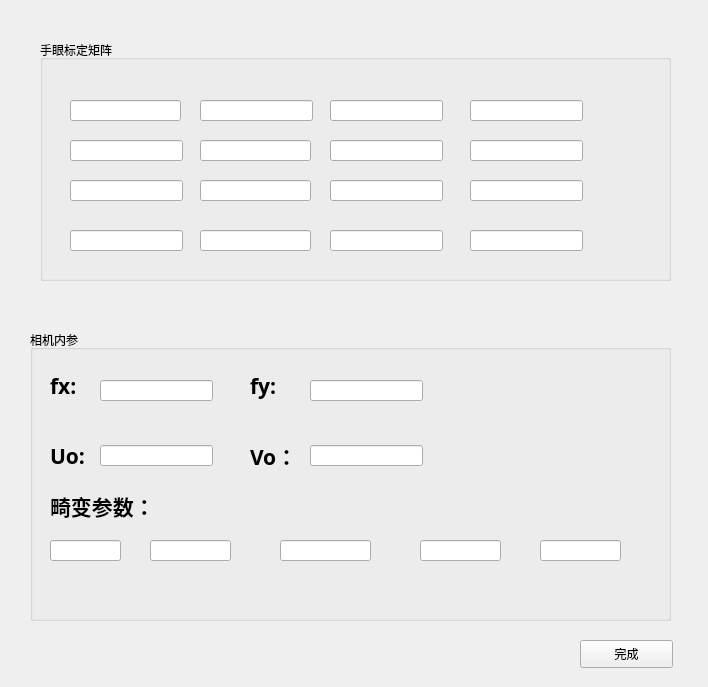
<?xml version="1.0" encoding="UTF-8"?>
<ui version="4.0">
 <class>parameter_initial</class>
 <widget class="QWidget" name="parameter_initial">
  <property name="geometry">
   <rect>
    <x>0</x>
    <y>0</y>
    <width>708</width>
    <height>687</height>
   </rect>
  </property>
  <property name="windowTitle">
   <string>参数初始化</string>
  </property>
  <widget class="QGroupBox" name="groupBox">
   <property name="geometry">
    <rect>
     <x>40</x>
     <y>40</y>
     <width>631</width>
     <height>241</height>
    </rect>
   </property>
   <property name="title">
    <string>手眼标定矩阵</string>
   </property>
   <widget class="QLineEdit" name="lineEdit_1">
    <property name="geometry">
     <rect>
      <x>30</x>
      <y>60</y>
      <width>111</width>
      <height>21</height>
     </rect>
    </property>
   </widget>
   <widget class="QLineEdit" name="lineEdit_2">
    <property name="geometry">
     <rect>
      <x>160</x>
      <y>60</y>
      <width>113</width>
      <height>21</height>
     </rect>
    </property>
   </widget>
   <widget class="QLineEdit" name="lineEdit_3">
    <property name="geometry">
     <rect>
      <x>290</x>
      <y>60</y>
      <width>113</width>
      <height>21</height>
     </rect>
    </property>
   </widget>
   <widget class="QLineEdit" name="lineEdit_4">
    <property name="geometry">
     <rect>
      <x>430</x>
      <y>60</y>
      <width>113</width>
      <height>21</height>
     </rect>
    </property>
   </widget>
   <widget class="QLineEdit" name="lineEdit_6">
    <property name="geometry">
     <rect>
      <x>160</x>
      <y>100</y>
      <width>111</width>
      <height>21</height>
     </rect>
    </property>
   </widget>
   <widget class="QLineEdit" name="lineEdit_7">
    <property name="geometry">
     <rect>
      <x>290</x>
      <y>100</y>
      <width>113</width>
      <height>21</height>
     </rect>
    </property>
   </widget>
   <widget class="QLineEdit" name="lineEdit_8">
    <property name="geometry">
     <rect>
      <x>430</x>
      <y>100</y>
      <width>113</width>
      <height>21</height>
     </rect>
    </property>
   </widget>
   <widget class="QLineEdit" name="lineEdit_10">
    <property name="geometry">
     <rect>
      <x>160</x>
      <y>140</y>
      <width>111</width>
      <height>21</height>
     </rect>
    </property>
   </widget>
   <widget class="QLineEdit" name="lineEdit_11">
    <property name="geometry">
     <rect>
      <x>290</x>
      <y>140</y>
      <width>113</width>
      <height>21</height>
     </rect>
    </property>
   </widget>
   <widget class="QLineEdit" name="lineEdit_12">
    <property name="geometry">
     <rect>
      <x>430</x>
      <y>140</y>
      <width>113</width>
      <height>21</height>
     </rect>
    </property>
   </widget>
   <widget class="QLineEdit" name="lineEdit_14">
    <property name="geometry">
     <rect>
      <x>160</x>
      <y>190</y>
      <width>111</width>
      <height>21</height>
     </rect>
    </property>
   </widget>
   <widget class="QLineEdit" name="lineEdit_15">
    <property name="geometry">
     <rect>
      <x>290</x>
      <y>190</y>
      <width>113</width>
      <height>21</height>
     </rect>
    </property>
   </widget>
   <widget class="QLineEdit" name="lineEdit_16">
    <property name="geometry">
     <rect>
      <x>430</x>
      <y>190</y>
      <width>113</width>
      <height>21</height>
     </rect>
    </property>
   </widget>
   <widget class="QLineEdit" name="lineEdit_9">
    <property name="geometry">
     <rect>
      <x>30</x>
      <y>140</y>
      <width>113</width>
      <height>21</height>
     </rect>
    </property>
   </widget>
   <widget class="QLineEdit" name="lineEdit_5">
    <property name="geometry">
     <rect>
      <x>30</x>
      <y>100</y>
      <width>113</width>
      <height>21</height>
     </rect>
    </property>
   </widget>
   <widget class="QLineEdit" name="lineEdit_13">
    <property name="geometry">
     <rect>
      <x>30</x>
      <y>190</y>
      <width>113</width>
      <height>21</height>
     </rect>
    </property>
   </widget>
  </widget>
  <widget class="QGroupBox" name="groupBox_2">
   <property name="geometry">
    <rect>
     <x>30</x>
     <y>330</y>
     <width>641</width>
     <height>291</height>
    </rect>
   </property>
   <property name="title">
    <string>相机内参</string>
   </property>
   <widget class="QLabel" name="label">
    <property name="geometry">
     <rect>
      <x>20</x>
      <y>40</y>
      <width>31</width>
      <height>31</height>
     </rect>
    </property>
    <property name="font">
     <font>
      <family>Footlight MT Light</family>
      <pointsize>16</pointsize>
      <weight>75</weight>
      <bold>true</bold>
     </font>
    </property>
    <property name="text">
     <string>fx:</string>
    </property>
   </widget>
   <widget class="QLineEdit" name="intrinsicLine1">
    <property name="geometry">
     <rect>
      <x>70</x>
      <y>50</y>
      <width>113</width>
      <height>21</height>
     </rect>
    </property>
   </widget>
   <widget class="QLineEdit" name="intrinsicLine2">
    <property name="geometry">
     <rect>
      <x>280</x>
      <y>50</y>
      <width>113</width>
      <height>21</height>
     </rect>
    </property>
   </widget>
   <widget class="QLabel" name="label_2">
    <property name="geometry">
     <rect>
      <x>220</x>
      <y>40</y>
      <width>31</width>
      <height>31</height>
     </rect>
    </property>
    <property name="font">
     <font>
      <family>Footlight MT Light</family>
      <pointsize>16</pointsize>
      <weight>75</weight>
      <bold>true</bold>
     </font>
    </property>
    <property name="text">
     <string>fy:</string>
    </property>
   </widget>
   <widget class="QLineEdit" name="intrinsicLine3">
    <property name="geometry">
     <rect>
      <x>70</x>
      <y>115</y>
      <width>113</width>
      <height>21</height>
     </rect>
    </property>
   </widget>
   <widget class="QLabel" name="label_3">
    <property name="geometry">
     <rect>
      <x>20</x>
      <y>110</y>
      <width>51</width>
      <height>31</height>
     </rect>
    </property>
    <property name="font">
     <font>
      <family>Footlight MT Light</family>
      <pointsize>16</pointsize>
      <weight>75</weight>
      <bold>true</bold>
     </font>
    </property>
    <property name="text">
     <string>Uo:</string>
    </property>
   </widget>
   <widget class="QLineEdit" name="intrinsicLine4">
    <property name="geometry">
     <rect>
      <x>280</x>
      <y>115</y>
      <width>113</width>
      <height>21</height>
     </rect>
    </property>
   </widget>
   <widget class="QLabel" name="label_4">
    <property name="geometry">
     <rect>
      <x>220</x>
      <y>110</y>
      <width>41</width>
      <height>31</height>
     </rect>
    </property>
    <property name="font">
     <font>
      <family>Footlight MT Light</family>
      <pointsize>16</pointsize>
      <weight>75</weight>
      <bold>true</bold>
     </font>
    </property>
    <property name="text">
     <string>Vo：</string>
    </property>
   </widget>
   <widget class="QLineEdit" name="intrinsicLine5">
    <property name="geometry">
     <rect>
      <x>20</x>
      <y>210</y>
      <width>71</width>
      <height>21</height>
     </rect>
    </property>
   </widget>
   <widget class="QLineEdit" name="intrinsicLine6">
    <property name="geometry">
     <rect>
      <x>120</x>
      <y>210</y>
      <width>81</width>
      <height>21</height>
     </rect>
    </property>
   </widget>
   <widget class="QLabel" name="label_6">
    <property name="geometry">
     <rect>
      <x>20</x>
      <y>160</y>
      <width>131</width>
      <height>31</height>
     </rect>
    </property>
    <property name="font">
     <font>
      <family>Footlight MT Light</family>
      <pointsize>16</pointsize>
      <weight>75</weight>
      <bold>true</bold>
     </font>
    </property>
    <property name="text">
     <string>畸变参数：</string>
    </property>
   </widget>
   <widget class="QLineEdit" name="intrinsicLine8">
    <property name="geometry">
     <rect>
      <x>390</x>
      <y>210</y>
      <width>81</width>
      <height>21</height>
     </rect>
    </property>
   </widget>
   <widget class="QLineEdit" name="intrinsicLine7">
    <property name="geometry">
     <rect>
      <x>250</x>
      <y>210</y>
      <width>91</width>
      <height>21</height>
     </rect>
    </property>
   </widget>
   <widget class="QLineEdit" name="intrinsicLine9">
    <property name="geometry">
     <rect>
      <x>510</x>
      <y>210</y>
      <width>81</width>
      <height>21</height>
     </rect>
    </property>
   </widget>
  </widget>
  <widget class="QPushButton" name="completeButton">
   <property name="geometry">
    <rect>
     <x>580</x>
     <y>640</y>
     <width>93</width>
     <height>28</height>
    </rect>
   </property>
   <property name="text">
    <string>完成</string>
   </property>
  </widget>
 </widget>
 <layoutdefault spacing="6" margin="11"/>
 <resources/>
 <connections/>
</ui>
